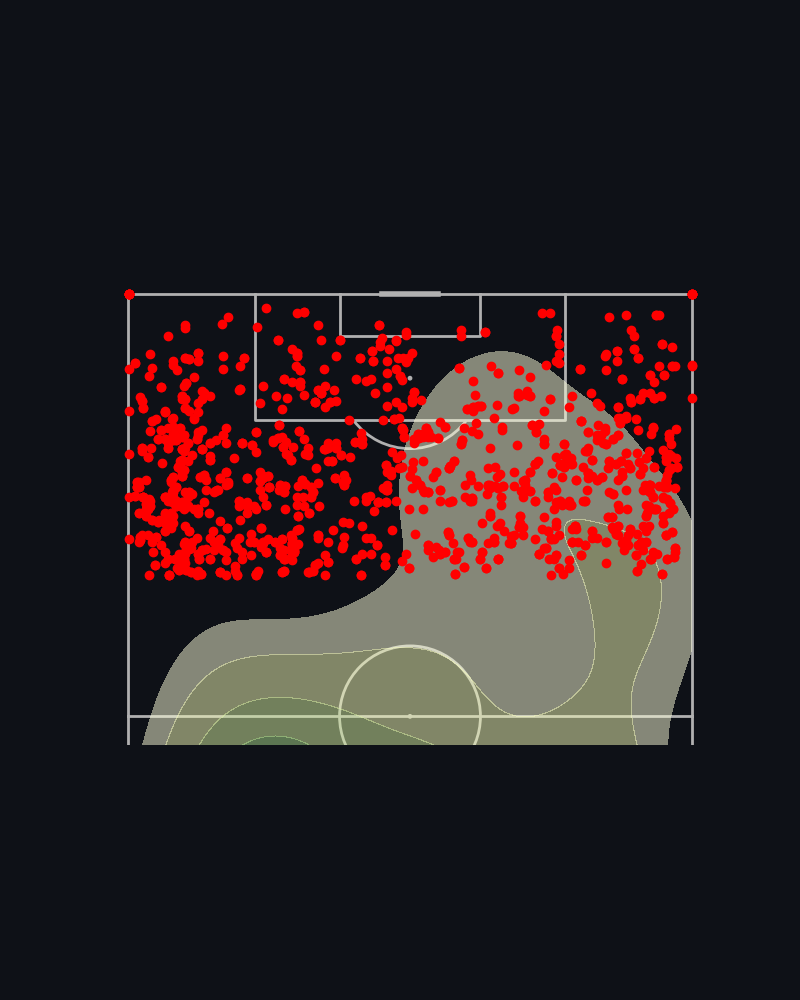

Recreate this plot in Python.
import pandas as pd
from mplsoccer import VerticalPitch
import matplotlib.pyplot as plt

df = pd.read_parquet('../outputs/data/master_events_cleaned.parquet')
spain_match = df[(df['match_id'] == 3941018) & (df['team'] == 'Spain')]
spain_f3 = spain_match[spain_match['x'] >= 80]

print("Spain F3 X min/max:", spain_f3['x'].min(), spain_f3['x'].max())
print("Spain F3 Y min/max:", spain_f3['y'].min(), spain_f3['y'].max())

geo_match = df[(df['match_id'] == 3941018) & (df['team'] == 'Georgia')]
geo_def = geo_match[geo_match['type'].isin(['Pressure', 'Tackle', 'Interception', 'Block', 'Foul Committed'])]

print("Geo Def X min/max:", geo_def['x'].min(), geo_def['x'].max())
print("Geo Def Y min/max:", geo_def['y'].min(), geo_def['y'].max())

# Try plotting a single vertical pitch with both pitch.kdeplot and pitch.scatter
fig, ax = plt.subplots(figsize=(8, 10))
pitch = VerticalPitch(pitch_type='statsbomb', half=True)
pitch.draw(ax=ax)
pitch.kdeplot(geo_def['x'], geo_def['y'], ax=ax, fill=True, cmap='YlGn', alpha=0.5)
pitch.scatter(spain_f3['x'], spain_f3['y'], ax=ax, color='red')
plt.savefig('test_pitch.png')
print("Test plot saved to test_pitch.png")
